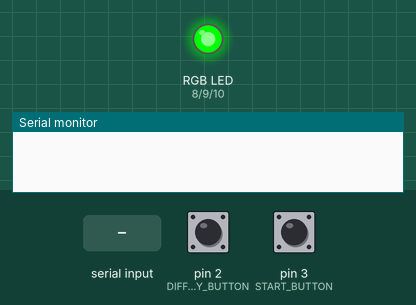
Recording of a program running on a simulated Arduino Uno, built with avr-gcc and run on an emulated ATmega328P. Shown: an RGB LED mixed from three pins (HIGH = lit), the last lines printed to the serial monitor. The inputs (shaded band) are chosen by the test bench; at power-on: pin 3 (START_BUTTON) HIGH, pin 2 (DIFFICULTY_BUTTON) HIGH. Random numbers use the default seed unless the program sets one.

Above: at 1.2 s.
1.3 s: pin 3 (START_BUTTON) pulled LOW for 0.15 s
At 1.7 s:
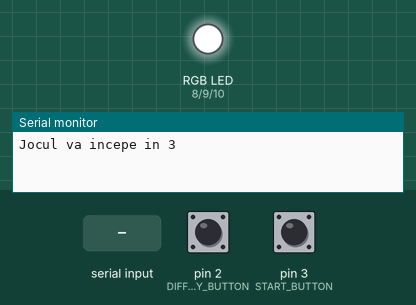
4.4 s: "1" received over Serial
At 4.7 s:
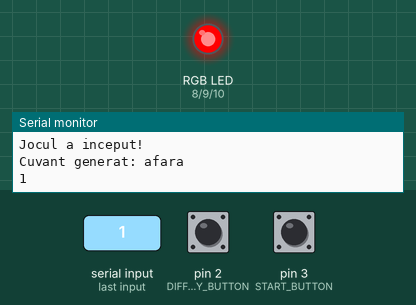
Timing chart, 0 to 9.9 s (numbered marks = the images above; inputs shaded):
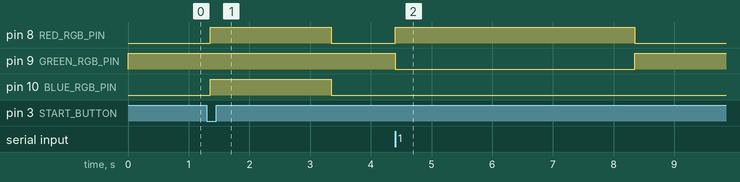

Measured:
- after the input at 1.3 s, pin 8 (RED_RGB_PIN), pin 10 (BLUE_RGB_PIN): LOW → HIGH after 0.05 s, → LOW 2.0 s later
- after the input at 4.4 s, pin 8 (RED_RGB_PIN): LOW → HIGH at once, → LOW 4.0 s later; pin 9 (GREEN_RGB_PIN): HIGH → LOW at once, → HIGH 4.0 s later

The program:

main.cpp
```cpp
#include "words.h"


void ledColor(int red, int green, int blue){
  analogWrite(RED_RGB_PIN, red);
  analogWrite(GREEN_RGB_PIN, green);
  analogWrite(BLUE_RGB_PIN, blue);
}


void stopRound() {
  Serial.println("Runda s-a terminat!");
  Serial.print("Ai scris ");
  Serial.print(pointsCount);
  Serial.println(" cuvinte corecte!");
  ledColor(0, 255, 0);
  for (int i = 0; i < 7; i++) {
    freqWords[i] = 0;
  }
}


void changeDifficulty() {
  counter++;
  switch (counter % 3) {
    case 0:
      setDifficulty = HARD;
      timePerWord = 2000;
      Serial.println("Dificultate: HARD");
      break;
    case 1:
      setDifficulty = EASY;
      timePerWord = 4000;
      Serial.println("Dificultate: EASY");
      break;
    case 2:
      setDifficulty = MEDIUM;
      timePerWord = 3000;
      Serial.println("Dificultate: MEDIUM");
      break;
  }
}


int generateWordIndex(){
  int randomIndex;
  do {
    randomIndex = random(0, sizeof(cuvinteJoc) / sizeof(cuvinteJoc[0]));
  } while (freqWords[randomIndex] == 1);

  freqWords[randomIndex] = 1;
  return randomIndex;
}

void execRound() {
  pointsCount = 0;
  userTime = 0;

  while (userTime < timeRound) {
    String toStringWord = cuvinteJoc[generateWordIndex()];
    ledColor(0,255,0);
    String inputWord = "";
    Serial.print("Cuvant generat: ");
    Serial.println(toStringWord);

    wordStartTime = millis();
    unsigned long currentTime;

    while ((millis() - wordStartTime) < timePerWord) {
      currentTime = millis() - wordStartTime;

      if (userTime + currentTime > timeRound) {
        stopRound();
        return;
      }

      if (Serial.available() > 0) {
        char receivedChar = Serial.read();
        Serial.print(receivedChar);
        if (receivedChar != -1) {
          if (receivedChar == '\b' && inputWord.length() > 0) {
            inputWord.remove(inputWord.length() - 1);
          } else {
            inputWord += receivedChar;
          }


          if (toStringWord.startsWith(inputWord)) {
            ledColor(0, 255, 0);
          } else {
            ledColor(255, 0, 0);
          }


          if (toStringWord == inputWord) {
            pointsCount++;
            break;
          }
        }
      }
    }
    userTime += currentTime;
  }
  stopRound();
}


void startRound(){
  if (millis() - countdownStartTime >= 1000 && countdownActive) {
    Serial.print("Jocul va incepe in ");
    Serial.println(countdownValue);
    countdownValue--;
    countdownStartTime = millis();
    ledColor(255,255,255);
    if (countdownValue <= 0) {
      Serial.println("Jocul a inceput!");
      countdownActive = false;
      countdownValue = 3;
      execRound();
    }
  }
}

void setup() {
  Serial.begin(9600);
  pinMode(RED_RGB_PIN, OUTPUT);
  pinMode(GREEN_RGB_PIN, OUTPUT);
  pinMode(BLUE_RGB_PIN, OUTPUT);
  pinMode(DIFFICULTY_BUTTON, INPUT_PULLUP);
  pinMode(START_BUTTON, INPUT_PULLUP);


  ledColor(0, 255, 0); // Green LED for easy
}

void loop() {
  bool buttonState = digitalRead(DIFFICULTY_BUTTON);
  bool startButtonState = digitalRead(START_BUTTON);

  // Handle debounce for difficulty button
  if (buttonState != stareUltimButon) {
    ultimaDebounceDifficulty = millis();
  }

  // Handle debounce for start button
  if (startButtonState != stareUltimButonStart) {
    ultimaDebounceStart = millis();
  }

  // Difficulty button press handling with debounce
  if ((millis() - ultimaDebounceDifficulty) > delayDebounce) {
    if (buttonState == LOW && buttonPressed == false) {
      changeDifficulty();
      buttonPressed = true;
    }
    if(buttonState == HIGH) {
      buttonPressed = false;
    }
  }
  stareUltimButon = buttonState;

  // Start button press handling with debounce
  if ((millis() - ultimaDebounceStart) > delayDebounce) {
    if (buttonPressedStart == LOW && buttonPressedStart == false) {
      countdownActive = true;
      buttonPressedStart = true;
    }
    if(startButtonState == HIGH) {
      buttonPressedStart = false;
    }
  }
  stareUltimButonStart = buttonPressedStart;

  // Start the countdown if active
  if (countdownActive) {
    startRound();
  }
}
```

words.h
```cpp
#ifndef WORDS_H
#define WORDS_H

#include <Arduino.h>
#define START 1
#define RED_RGB_PIN 8
#define GREEN_RGB_PIN 9
#define BLUE_RGB_PIN 10

#define DIFFICULTY_BUTTON 2
#define START_BUTTON 3

bool buttonPressed = false;
bool buttonPressedStart = false;
int counter = 1;
unsigned long countdownStartTime = 0;
int countdownValue = 3; // Start from 3 seconds for the countdown
bool countdownActive = false;
unsigned long ultimaDebounceDifficulty = 0;     // Ultima dată când a fost schimbată starea butonului de dificultate
unsigned long ultimaDebounceStart = 0;     // Ultima dată când a fost schimbată starea butonului de start
unsigned long delayDebounce = 50;     // Timpul de debounce în milisecunde

bool stareUltimButon = HIGH;           // Starea precedentă a butonului
bool stareUltimButonStart = HIGH;

unsigned wordStartTime = 0;
unsigned int timeRound = 10000;
unsigned int timePerWord = 5000;
unsigned int userTime = 0;
int pointsCount = 0;

const char* cuvinteJoc[] = {
    "afara",
    "floare",
    "mare",
    "tare",
    "minunat",
    "malaka",
    "dalaka",

};

int freqWords[] = {0,0,0,0,0,0,0};

enum DIFICULTATE{
    EASY = START,
    MEDIUM,
    HARD
};

DIFICULTATE setDifficulty = EASY;

void changeDifficulty();
void startRound();
void execRound();
int generateWordIndex();
void stopRound();
void ledColor(int red, int blue, int green);

#endif
```
